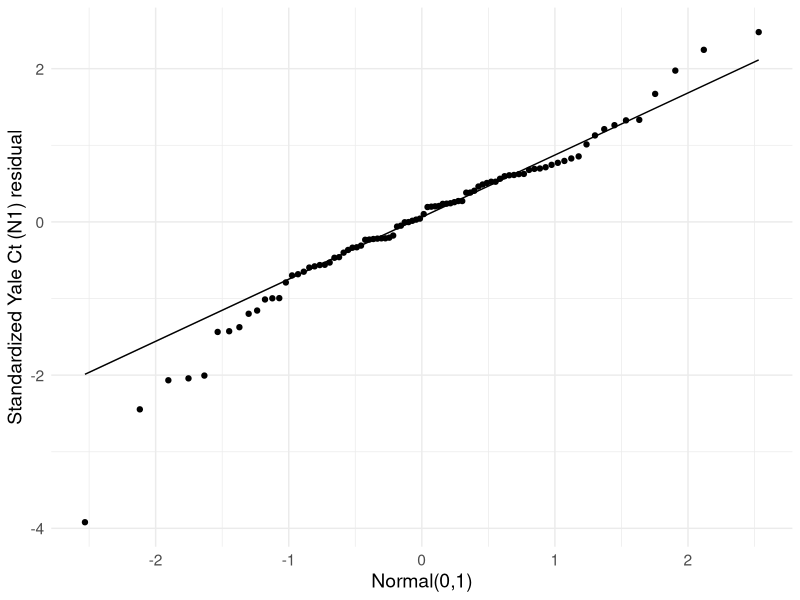
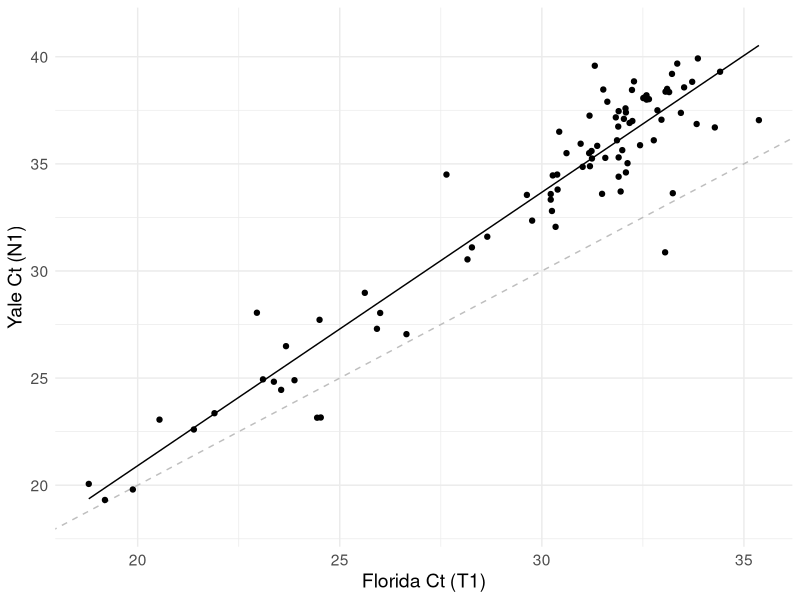
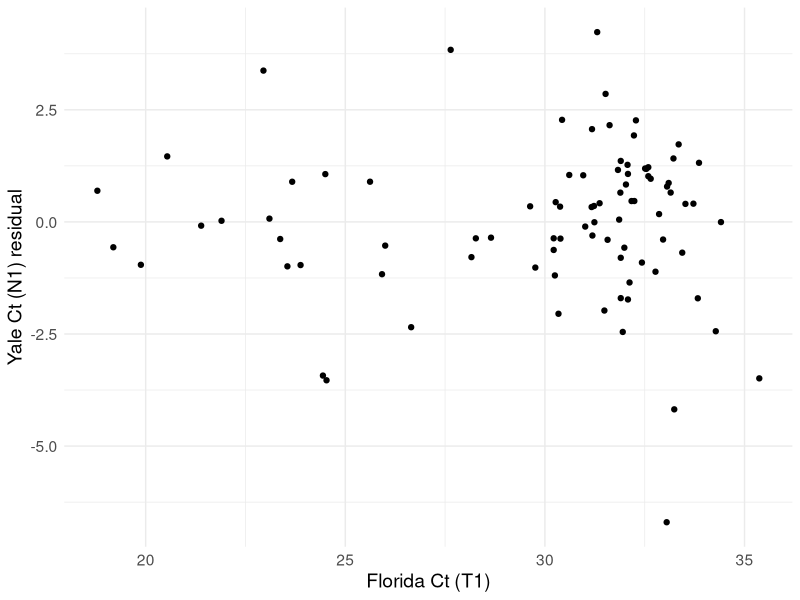

Reproduce these figures in R, in order.
# =============================================================================
# Import
# =============================================================================

library(tidyverse) 

ct_dat_clean <- read.csv("data/ct_dat_clean.csv", stringsAsFactors=FALSE) %>% as_tibble()

# Visualize a regression of Yale values on Florida values: 
fig_yale_florida_regression <- ct_dat_clean %>% 
	filter(!is.na(CT.T1) & !is.na(N1_CT_Value)) %>% 
	ggplot(aes(x=CT.T1, y=N1_CT_Value)) + 
		geom_abline(intercept=0, slope=1, linetype="dashed", col="grey") + 
		geom_point() + 
		geom_line(stat="smooth", method="lm", fullrange=TRUE) + 
		theme_minimal() + 
		theme(text=element_text(size=14)) + 
		xlim(min(ct_dat_clean$CT.T1, na.rm=TRUE), max(ct_dat_clean$CT.T1, na.rm=TRUE)) + 
		labs(x="Florida Ct (T1)", y="Yale Ct (N1)")

# write_csv(ct_dat_clean %>% 
# 	filter(!is.na(CT.T1) & !is.na(N1_CT_Value)), "figure_data/FigS15/figs15.csv")

# Run the regression:
ct_reg_fit <- ct_dat_clean %>% 
	filter(!is.na(CT.T1) & !is.na(N1_CT_Value)) %>%
	lm(N1_CT_Value ~ CT.T1, data=.) 
ct_reg_fit_b0 <- ct_reg_fit$coef[[1]]
ct_reg_fit_b1 <- ct_reg_fit$coef[[2]]

# Store the residuals: 
ct_resid_df <- ct_dat_clean %>% 
	filter(!is.na(CT.T1) & !is.na(N1_CT_Value)) %>%
	mutate(N1_CT_Value_resid = N1_CT_Value - (ct_reg_fit_b0 + ct_reg_fit_b1*CT.T1)) %>%
	select(CT.T1, N1_CT_Value, N1_CT_Value_resid)

# Store the sd of the residuals: 
orlando_residual_sd <- sd(ct_resid_df$N1_CT_Value_resid)

# Visualize the residuals: 
fig_yale_florida_residuals <- ct_resid_df %>%
	ggplot(aes(x=CT.T1, y=N1_CT_Value_resid)) + 
		geom_point() + 
		theme_minimal()  + 
		theme(text=element_text(size=14)) + 
		labs(x="Florida Ct (T1)", y="Yale Ct (N1) residual")

# write_csv(ct_resid_df, file="figure_data/FigS16/figs16.csv")

# QQ plot of the residuals: 
fig_yale_florida_qq <- ct_resid_df %>%
	mutate(N1_CT_Value_resid_std = (N1_CT_Value_resid - mean(N1_CT_Value_resid))/sd(N1_CT_Value_resid))  %>% 
	ggplot(aes(sample=N1_CT_Value_resid_std)) + 
		stat_qq() + 
		stat_qq_line() + 
		theme_minimal() + 
		theme(text=element_text(size=14)) + 
		labs(x="Normal(0,1)", y="Standardized Yale Ct (N1) residual")

# write_csv(ct_resid_df %>%
# 	mutate(N1_CT_Value_resid_std = (N1_CT_Value_resid - mean(N1_CT_Value_resid))/sd(N1_CT_Value_resid)), file="figure_data/FigS17/figs17.csv")
